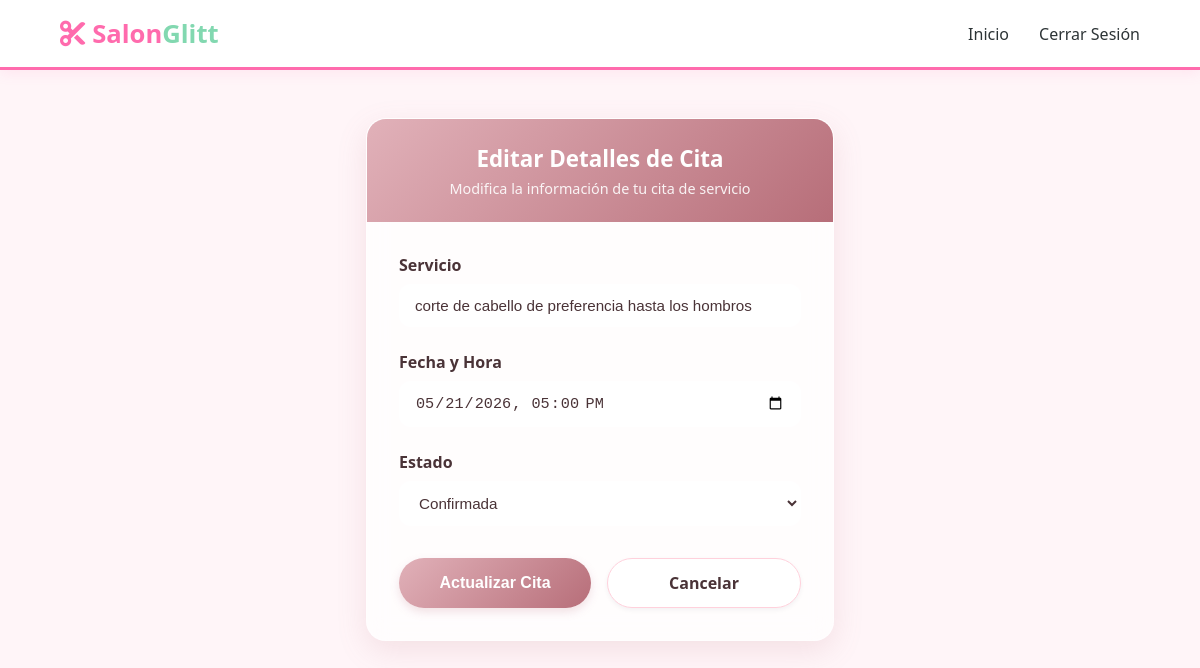
The page /Citas/citas/editar/1 (signed in) on the database its author committed.
### app/models/citas.py (models this page shows, shortened)
class Citas(db.Model, UserMixin):
    __tablename__ = 'citas'
    idcitas = db.Column(db.Integer, primary_key=True)
    fechahora = db.Column(db.DateTime, nullable=False)
    estado = db.Column(db.String(100), nullable=False)
    servicio = db.Column(db.String(150), nullable=True)
    idusuario = db.Column(db.Integer, db.ForeignKey('usuario.idusuario'), nullable=False)
    servicios = db.relationship('Servicio', back_populates='citas', uselist=False)

### app/routes/citas_route.py (the view, shortened to what this page needs)
@bp.route('/citas/editar/<int:id>', methods=['GET', 'POST'])
@login_required
def editar_cita(id):
    cita = Citas.query.get_or_404(id)
    return render_template('citas/edit.html', cita=cita)

### app/templates/citas/edit.html (shortened to what this page needs)
{% extends "base.html" %}
{% block extra_css %}
<link rel="stylesheet" href="{{ url_for('static', filename='css/crono.css') }}">
{% endblock %}
{% block content %}
<div class="appointment-form-container">
    <div class="glass-card">
        <div class="glass-card__header">
            <h4>Editar Detalles de Cita</h4>
            <p>Modifica la información de tu cita de servicio</p>
        </div>
        <div class="glass-card__body">
            <form action="{{ url_for('citas.editar_cita', id=cita.idcitas) }}" method="POST">
                <div class="form-group">
                    <label class="form-label">Servicio</label>
                    <input type="text" name="servicio" class="form-control-glass"
                           placeholder="Ej: Corte de cabello, Manicura..."
                           value="{{ cita.servicio if cita.servicio else '' }}" required>
                </div>
                <div class="form-group">
                    <label class="form-label">Fecha y Hora</label>
                    <input type="datetime-local" name="fechahora" class="form-control-glass"
                           value="{{ cita.fechahora.strftime('%Y-%m-%dT%H:%M') if cita.fechahora else '' }}" required>
                </div>
                <div class="form-group">
                    <label class="form-label">Estado</label>
                    <select name="estado" class="form-control-glass">
                        <option value="Confirmada" {% if cita.estado == 'Confirmada' %}selected{% endif %}>Confirmada</option>
                    </select>
                </div>
                <div class="form-actions">
                    <button type="submit" class="btn-confirm">Actualizar Cita</button>
                    <a href="{{ url_for('citas.crono_citas') }}" class="btn-cancel">Cancelar</a>
                </div>
            </form>
        </div>
    </div>
</div>
{% endblock %}

### app/static/css/style.css (style rules this page uses)
:root { --primary-color: #ff6bad; --secondary-color: #f8a5c2; --accent-color: #82d8b0; --dark-text: #2d3436; --light-bg: #fff5f8; --white: #ffffff; }
* { margin: 0; padding: 0; box-sizing: border-box; }
html, body { height: 100%; font-family: 'Segoe UI', Tahoma, Geneva, Verdana, sans-serif; background-color: var(--light-bg); color: var(--dark-text); }
.form-group { margin-bottom: 20px; display: flex; flex-direction: column; }
.btn-cancel { flex: 1; text-align: center; background: #eee; color: var(--dark-text); text-decoration: none; padding: 12px; border-radius: 10px; font-weight: bold; line-height: 1.5; }

### app/static/css/crono.css (style rules this page uses)
:root { --pink-pastel: #ffd1dc; --mint-pastel: #e0faf1; --rose-gold: linear-gradient(135deg, #e1b1b9 0%, #b76e79 100%); --rose-gold-solid: #b76e79; --glass-bg: rgba(255, 255, 255, 0.75); --glass-border: rgba(255, 255, 255, 0.4); --text-dark: #4a3337; --shadow: 0 10px 30px rgba(183, 110, 121, 0.15); --bg-color: #fdf5f6; }
.appointment-form-container { max-width: 500px; margin: 3rem auto; padding: 0 1rem; }
.glass-card { background: var(--glass-bg); backdrop-filter: blur(12px); -webkit-backdrop-filter: blur(12px); border: 1px solid var(--glass-border); border-radius: 20px; box-shadow: var(--shadow); overflow: hidden; }
.glass-card__header { background: var(--rose-gold); padding: 1.5rem; text-align: center; color: white; }
.glass-card__header h4 { margin: 0; font-size: 1.4rem; font-weight: 700; }
.glass-card__header p { margin: 0.3rem 0 0 0; font-size: 0.9rem; opacity: 0.9; }
.glass-card__body { padding: 2rem; }
.form-group { margin-bottom: 1.5rem; }
.form-label { display: block; font-weight: 600; margin-bottom: 0.5rem; color: var(--text-dark); }
.form-control-glass { width: 100%; padding: 12px 15px; border-radius: 12px; border: 1px solid var(--glass-border); background: rgba(255, 255, 255, 0.8); color: var(--text-dark); font-size: 0.95rem; transition: all 0.3s ease; box-sizing: border-box; }
.form-actions { display: flex; gap: 1rem; margin-top: 2rem; }
.btn-confirm { flex: 1; background: var(--rose-gold); color: white; border: none; padding: 12px; border-radius: 50px; font-weight: bold; font-size: 1rem; cursor: pointer; transition: all 0.3s ease; box-shadow: 0 4px 10px rgba(183, 110, 121, 0.2); text-align: center; }
.btn-cancel { flex: 1; background: white; color: var(--text-dark); border: 1px solid var(--pink-pastel); padding: 12px; border-radius: 50px; font-weight: bold; font-size: 1rem; text-decoration: none; text-align: center; transition: all 0.3s ease; box-shadow: 0 2px 5px rgba(0,0,0,0.05); }

### rows shown on the page
Citas: servicio "corte de cabello de preferencia hasta los hombros", fechahora "05/21/2026 17:00", estado "Confirmada"
